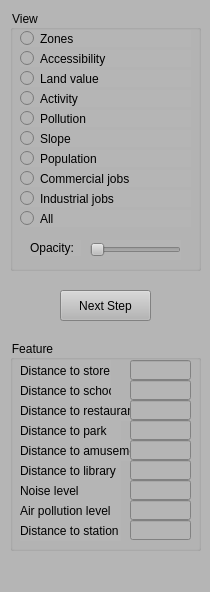
<?xml version="1.0" encoding="UTF-8"?>
<ui version="4.0">
 <class>ControlWidget</class>
 <widget class="QDockWidget" name="ControlWidget">
  <property name="geometry">
   <rect>
    <x>0</x>
    <y>0</y>
    <width>210</width>
    <height>592</height>
   </rect>
  </property>
  <property name="minimumSize">
   <size>
    <width>210</width>
    <height>240</height>
   </size>
  </property>
  <property name="styleSheet">
   <string notr="true">background-color: rgb(181, 181, 181);</string>
  </property>
  <widget class="QWidget" name="dockWidgetContents">
   <widget class="QGroupBox" name="groupBox">
    <property name="geometry">
     <rect>
      <x>10</x>
      <y>340</y>
      <width>191</width>
      <height>211</height>
     </rect>
    </property>
    <property name="title">
     <string>Feature</string>
    </property>
    <widget class="QLabel" name="label">
     <property name="geometry">
      <rect>
       <x>10</x>
       <y>20</y>
       <width>91</width>
       <height>21</height>
      </rect>
     </property>
     <property name="text">
      <string>Distance to store</string>
     </property>
    </widget>
    <widget class="QLineEdit" name="lineEditFeature0">
     <property name="geometry">
      <rect>
       <x>120</x>
       <y>20</y>
       <width>61</width>
       <height>20</height>
      </rect>
     </property>
     <property name="alignment">
      <set>Qt::AlignRight|Qt::AlignTrailing|Qt::AlignVCenter</set>
     </property>
    </widget>
    <widget class="QLabel" name="label_3">
     <property name="geometry">
      <rect>
       <x>10</x>
       <y>40</y>
       <width>91</width>
       <height>21</height>
      </rect>
     </property>
     <property name="text">
      <string>Distance to school</string>
     </property>
    </widget>
    <widget class="QLineEdit" name="lineEditFeature1">
     <property name="geometry">
      <rect>
       <x>120</x>
       <y>40</y>
       <width>61</width>
       <height>20</height>
      </rect>
     </property>
     <property name="alignment">
      <set>Qt::AlignRight|Qt::AlignTrailing|Qt::AlignVCenter</set>
     </property>
    </widget>
    <widget class="QLabel" name="label_7">
     <property name="geometry">
      <rect>
       <x>10</x>
       <y>60</y>
       <width>111</width>
       <height>21</height>
      </rect>
     </property>
     <property name="text">
      <string>Distance to restaurant</string>
     </property>
    </widget>
    <widget class="QLineEdit" name="lineEditFeature2">
     <property name="geometry">
      <rect>
       <x>120</x>
       <y>60</y>
       <width>61</width>
       <height>20</height>
      </rect>
     </property>
     <property name="alignment">
      <set>Qt::AlignRight|Qt::AlignTrailing|Qt::AlignVCenter</set>
     </property>
    </widget>
    <widget class="QLabel" name="label_8">
     <property name="geometry">
      <rect>
       <x>10</x>
       <y>80</y>
       <width>101</width>
       <height>21</height>
      </rect>
     </property>
     <property name="text">
      <string>Distance to park</string>
     </property>
    </widget>
    <widget class="QLineEdit" name="lineEditFeature3">
     <property name="geometry">
      <rect>
       <x>120</x>
       <y>80</y>
       <width>61</width>
       <height>20</height>
      </rect>
     </property>
     <property name="alignment">
      <set>Qt::AlignRight|Qt::AlignTrailing|Qt::AlignVCenter</set>
     </property>
    </widget>
    <widget class="QLabel" name="label_9">
     <property name="geometry">
      <rect>
       <x>10</x>
       <y>100</y>
       <width>111</width>
       <height>21</height>
      </rect>
     </property>
     <property name="text">
      <string>Distance to amusement</string>
     </property>
    </widget>
    <widget class="QLineEdit" name="lineEditFeature4">
     <property name="geometry">
      <rect>
       <x>120</x>
       <y>100</y>
       <width>61</width>
       <height>20</height>
      </rect>
     </property>
     <property name="alignment">
      <set>Qt::AlignRight|Qt::AlignTrailing|Qt::AlignVCenter</set>
     </property>
    </widget>
    <widget class="QLabel" name="label_10">
     <property name="geometry">
      <rect>
       <x>10</x>
       <y>120</y>
       <width>101</width>
       <height>21</height>
      </rect>
     </property>
     <property name="text">
      <string>Distance to library</string>
     </property>
    </widget>
    <widget class="QLabel" name="label_11">
     <property name="geometry">
      <rect>
       <x>10</x>
       <y>140</y>
       <width>101</width>
       <height>21</height>
      </rect>
     </property>
     <property name="text">
      <string>Noise level</string>
     </property>
    </widget>
    <widget class="QLabel" name="label_12">
     <property name="geometry">
      <rect>
       <x>10</x>
       <y>160</y>
       <width>101</width>
       <height>21</height>
      </rect>
     </property>
     <property name="text">
      <string>Air pollution level</string>
     </property>
    </widget>
    <widget class="QLineEdit" name="lineEditFeature5">
     <property name="geometry">
      <rect>
       <x>120</x>
       <y>120</y>
       <width>61</width>
       <height>20</height>
      </rect>
     </property>
     <property name="alignment">
      <set>Qt::AlignRight|Qt::AlignTrailing|Qt::AlignVCenter</set>
     </property>
    </widget>
    <widget class="QLineEdit" name="lineEditFeature6">
     <property name="geometry">
      <rect>
       <x>120</x>
       <y>140</y>
       <width>61</width>
       <height>20</height>
      </rect>
     </property>
     <property name="alignment">
      <set>Qt::AlignRight|Qt::AlignTrailing|Qt::AlignVCenter</set>
     </property>
    </widget>
    <widget class="QLineEdit" name="lineEditFeature7">
     <property name="geometry">
      <rect>
       <x>120</x>
       <y>160</y>
       <width>61</width>
       <height>20</height>
      </rect>
     </property>
     <property name="alignment">
      <set>Qt::AlignRight|Qt::AlignTrailing|Qt::AlignVCenter</set>
     </property>
    </widget>
    <widget class="QLineEdit" name="lineEditFeature8">
     <property name="geometry">
      <rect>
       <x>120</x>
       <y>180</y>
       <width>61</width>
       <height>20</height>
      </rect>
     </property>
     <property name="alignment">
      <set>Qt::AlignRight|Qt::AlignTrailing|Qt::AlignVCenter</set>
     </property>
    </widget>
    <widget class="QLabel" name="label_20">
     <property name="geometry">
      <rect>
       <x>10</x>
       <y>180</y>
       <width>101</width>
       <height>21</height>
      </rect>
     </property>
     <property name="text">
      <string>Distance to station</string>
     </property>
    </widget>
   </widget>
   <widget class="QGroupBox" name="groupBox_2">
    <property name="geometry">
     <rect>
      <x>10</x>
      <y>10</y>
      <width>191</width>
      <height>261</height>
     </rect>
    </property>
    <property name="title">
     <string>View</string>
    </property>
    <widget class="QRadioButton" name="radioButtonZones">
     <property name="geometry">
      <rect>
       <x>10</x>
       <y>20</y>
       <width>171</width>
       <height>17</height>
      </rect>
     </property>
     <property name="text">
      <string>Zones</string>
     </property>
     <attribute name="buttonGroup">
      <string notr="true">buttonGroupView</string>
     </attribute>
    </widget>
    <widget class="QRadioButton" name="radioButtonAccessibility">
     <property name="geometry">
      <rect>
       <x>10</x>
       <y>40</y>
       <width>171</width>
       <height>17</height>
      </rect>
     </property>
     <property name="text">
      <string>Accessibility</string>
     </property>
     <attribute name="buttonGroup">
      <string notr="true">buttonGroupView</string>
     </attribute>
    </widget>
    <widget class="QRadioButton" name="radioButtonLandValue">
     <property name="geometry">
      <rect>
       <x>10</x>
       <y>60</y>
       <width>171</width>
       <height>17</height>
      </rect>
     </property>
     <property name="text">
      <string>Land value</string>
     </property>
     <attribute name="buttonGroup">
      <string notr="true">buttonGroupView</string>
     </attribute>
    </widget>
    <widget class="QRadioButton" name="radioButtonActivity">
     <property name="geometry">
      <rect>
       <x>10</x>
       <y>80</y>
       <width>171</width>
       <height>17</height>
      </rect>
     </property>
     <property name="text">
      <string>Activity</string>
     </property>
     <attribute name="buttonGroup">
      <string notr="true">buttonGroupView</string>
     </attribute>
    </widget>
    <widget class="QRadioButton" name="radioButtonPollution">
     <property name="geometry">
      <rect>
       <x>10</x>
       <y>100</y>
       <width>171</width>
       <height>17</height>
      </rect>
     </property>
     <property name="text">
      <string>Pollution</string>
     </property>
     <attribute name="buttonGroup">
      <string notr="true">buttonGroupView</string>
     </attribute>
    </widget>
    <widget class="QRadioButton" name="radioButtonSlope">
     <property name="geometry">
      <rect>
       <x>10</x>
       <y>120</y>
       <width>171</width>
       <height>17</height>
      </rect>
     </property>
     <property name="text">
      <string>Slope</string>
     </property>
     <attribute name="buttonGroup">
      <string notr="true">buttonGroupView</string>
     </attribute>
    </widget>
    <widget class="QRadioButton" name="radioButtonPopulation">
     <property name="geometry">
      <rect>
       <x>10</x>
       <y>140</y>
       <width>171</width>
       <height>17</height>
      </rect>
     </property>
     <property name="text">
      <string>Population</string>
     </property>
     <attribute name="buttonGroup">
      <string notr="true">buttonGroupView</string>
     </attribute>
    </widget>
    <widget class="QRadioButton" name="radioButtonCommercialJobs">
     <property name="geometry">
      <rect>
       <x>10</x>
       <y>160</y>
       <width>171</width>
       <height>17</height>
      </rect>
     </property>
     <property name="text">
      <string>Commercial jobs</string>
     </property>
     <attribute name="buttonGroup">
      <string notr="true">buttonGroupView</string>
     </attribute>
    </widget>
    <widget class="QRadioButton" name="radioButtonIndustrialJobs">
     <property name="geometry">
      <rect>
       <x>10</x>
       <y>180</y>
       <width>171</width>
       <height>17</height>
      </rect>
     </property>
     <property name="text">
      <string>Industrial jobs</string>
     </property>
     <attribute name="buttonGroup">
      <string notr="true">buttonGroupView</string>
     </attribute>
    </widget>
    <widget class="QSlider" name="horizontalSliderOpacity">
     <property name="geometry">
      <rect>
       <x>80</x>
       <y>230</y>
       <width>91</width>
       <height>20</height>
      </rect>
     </property>
     <property name="orientation">
      <enum>Qt::Horizontal</enum>
     </property>
    </widget>
    <widget class="QLabel" name="label_2">
     <property name="geometry">
      <rect>
       <x>20</x>
       <y>230</y>
       <width>51</width>
       <height>16</height>
      </rect>
     </property>
     <property name="text">
      <string>Opacity:</string>
     </property>
    </widget>
    <widget class="QRadioButton" name="radioButtonAll">
     <property name="geometry">
      <rect>
       <x>10</x>
       <y>200</y>
       <width>171</width>
       <height>17</height>
      </rect>
     </property>
     <property name="text">
      <string>All</string>
     </property>
     <attribute name="buttonGroup">
      <string notr="true">buttonGroupView</string>
     </attribute>
    </widget>
   </widget>
   <widget class="QPushButton" name="pushButtonNextStep">
    <property name="geometry">
     <rect>
      <x>60</x>
      <y>290</y>
      <width>91</width>
      <height>31</height>
     </rect>
    </property>
    <property name="text">
     <string>Next Step</string>
    </property>
   </widget>
  </widget>
 </widget>
 <tabstops>
  <tabstop>lineEditFeature0</tabstop>
  <tabstop>lineEditFeature1</tabstop>
  <tabstop>lineEditFeature2</tabstop>
 </tabstops>
 <resources/>
 <connections/>
 <buttongroups>
  <buttongroup name="buttonGroupView"/>
 </buttongroups>
</ui>
